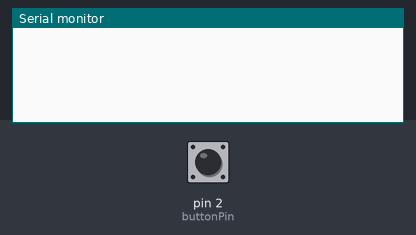
This sketch was run on a simulated Arduino Uno, built with avr-gcc and run on an emulated ATmega328P. On the bench: the last lines printed to the serial monitor. The test bench sets the inputs (shaded band); at power-on: pin 2 (buttonPin) HIGH.

Above: at 1.2 s.
1.3 s: pin 2 (buttonPin) pulled LOW for 0.15 s
At 1.43 s:
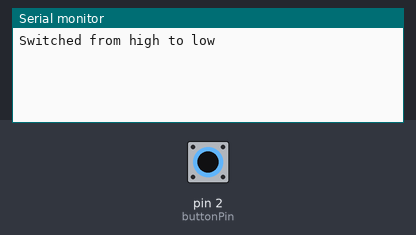
At 2.4 s:
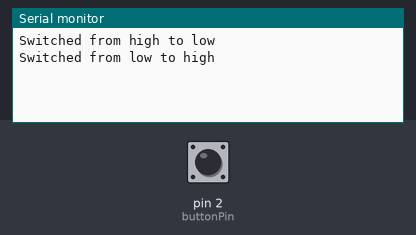

The sketch:

lab3excercise4.ino
```cpp
// Constant integer variable for switchPin
const int buttonPin = 2;
const int ledPin = 13;
// Definine previousState as an integer variable
int previousState = LOW;
int currentState= 0;

volatile bool switchPressed = false; // Flag for switch press

void setup() {
  // Initialize serial communication
  Serial.begin(9600);
  // Set switchPin to input
  pinMode(buttonPin, INPUT);
  // Set previous state to switchPin's value
  previousState = digitalRead(buttonPin);
  // attach interupt function call
  attachInterrupt(digitalPinToInterrupt(buttonPin), handleInterrupt, CHANGE);
}

void loop() {
  if (switchPressed) {
    // Blink LED
    digitalWrite(ledPin, HIGH);
    delay(190); // 200ms - 5%
    digitalWrite(ledPin, LOW);
    delay(190); // 200ms - 5%
    switchPressed = false; // Reset switchPressed flag
  }
}


void handleInterrupt() {
  currentState = digitalRead(buttonPin);
  // Check if switch state changed from high to low
  if (currentState == LOW && previousState == HIGH) {
    Serial.println("Switched from high to low");
    switchPressed = true; // Set switchPressed flag
  } else if (currentState == HIGH && previousState == LOW) {
    Serial.println("Switched from low to high");
  }
  previousState = currentState; // Update previous state
}
```

Measured:
- after the input at 1.3 s, the serial monitor: prints a new line at once (image 1)
